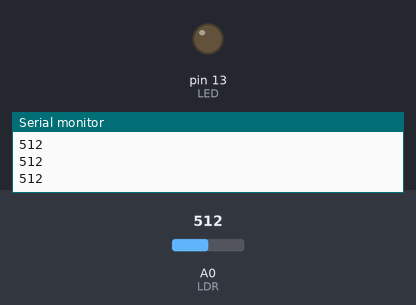
Recording of a sketch running on a simulated Arduino Uno, built with avr-gcc and run on an emulated ATmega328P. Parts: output pins drawn as LEDs (lit = HIGH), the last lines printed to the serial monitor. Inputs (shaded band) come from the test bench; at power-on: A0 (LDR) = 512.

Above: at 1.2 s.
1.3 s: A0 (LDR) set to 467
2.8 s: A0 (LDR) set to 437
At 3.3 s:
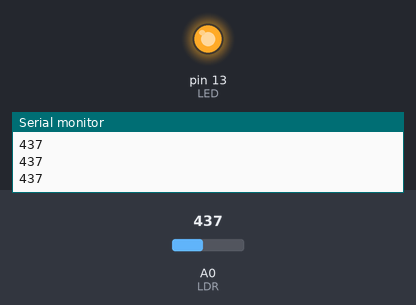
4.3 s: A0 (LDR) set to 460
At 5.5 s:
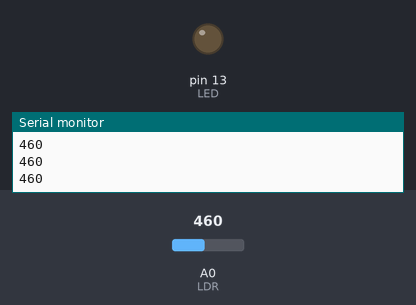
5.8 s: A0 (LDR) set to 440
At 6.8 s:
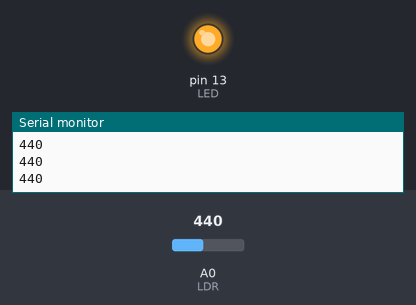
Timing chart, 0 to 8.3 s (numbered marks = the images above; inputs shaded):
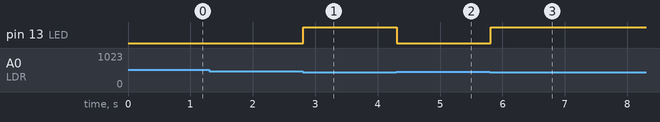

The sketch:

LDR_Night_Lamp.ino
```cpp
int LED=13;
int LDR=A0;
int val=0;

void setup() {
  pinMode(LDR, INPUT);
  pinMode(LED, OUTPUT);
  Serial.begin(9600);
}

void loop() {
  val = analogRead(LDR);
  Serial.println(val);
  if(val < 450)
  {

    digitalWrite(LED,HIGH);
  }
  else
  {
    digitalWrite(LED,LOW);
  }
}
```

Measured:
- the behaviour switches between 450 and 449 on A0 (LDR) (found by bisection; images 0 and 1)
- after the input at 2.8 s, pin 13 (LED): LOW → HIGH at once
- after the input at 4.3 s, pin 13 (LED): HIGH → LOW at once
- after the input at 5.8 s, pin 13 (LED): LOW → HIGH at once
